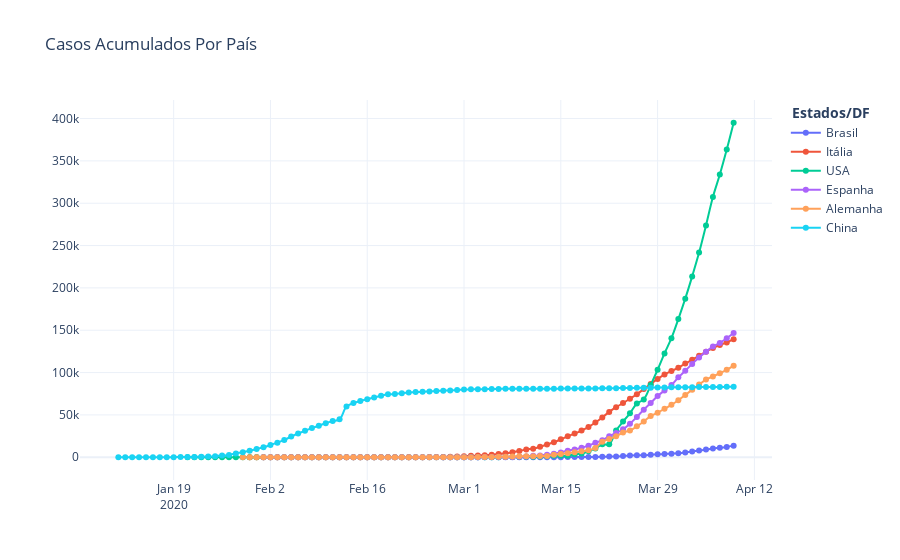

Source (notebook cell):
### Code cell
fig = go.Figure(
    [
        go.Scatter(x = brasil.data, y = brasil.confirmadosAcumulado, mode = 'markers+lines',text=brasil.confirmadosAcumulado, name="Brasil", line_shape='spline'),
        go.Scatter(x = italia.data, y = italia.confirmadosAcumulado, mode = 'markers+lines',text=italia.confirmadosAcumulado, name="Itália", line_shape='spline'),
        go.Scatter(x = us.data, y = us.confirmadosAcumulado, mode = 'markers+lines',text=us.confirmadosAcumulado, name="USA", line_shape='spline'),
        go.Scatter(x = es.data, y = es.confirmadosAcumulado, mode = 'markers+lines',text=es.confirmadosAcumulado, name="Espanha", line_shape='spline'),
        go.Scatter(x = alemanha.data, y = alemanha.confirmadosAcumulado, mode = 'markers+lines',text=alemanha.confirmadosAcumulado, name="Alemanha", line_shape='spline'),
        go.Scatter(x = china.data, y = china.confirmadosAcumulado, mode = 'markers+lines',text=china.confirmadosAcumulado, name="China", line_shape='spline'),
    ]
)

fig.update_layout(title='Casos Acumulados Por País',legend_title='<b> Estados/DF </b>',
                   
                   showlegend=True, template="plotly_white",direction='clockwise')

fig.show()
